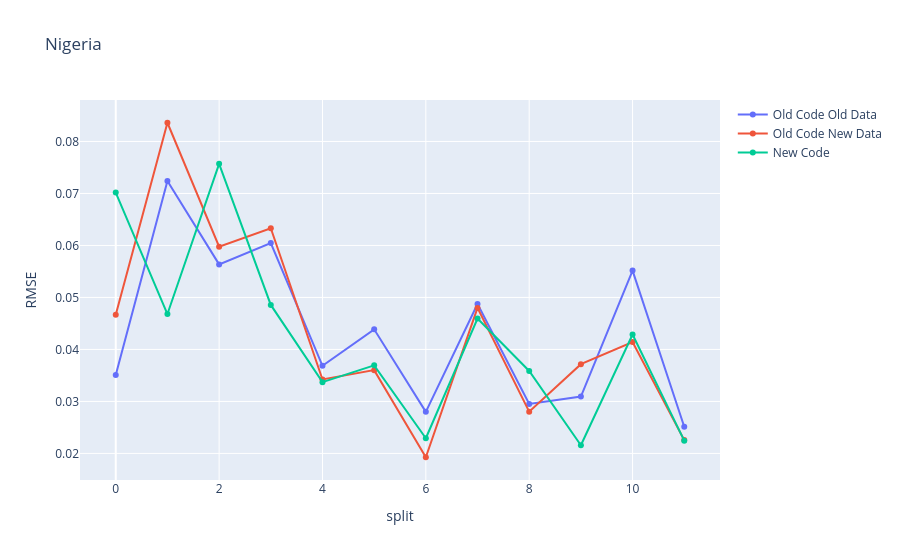
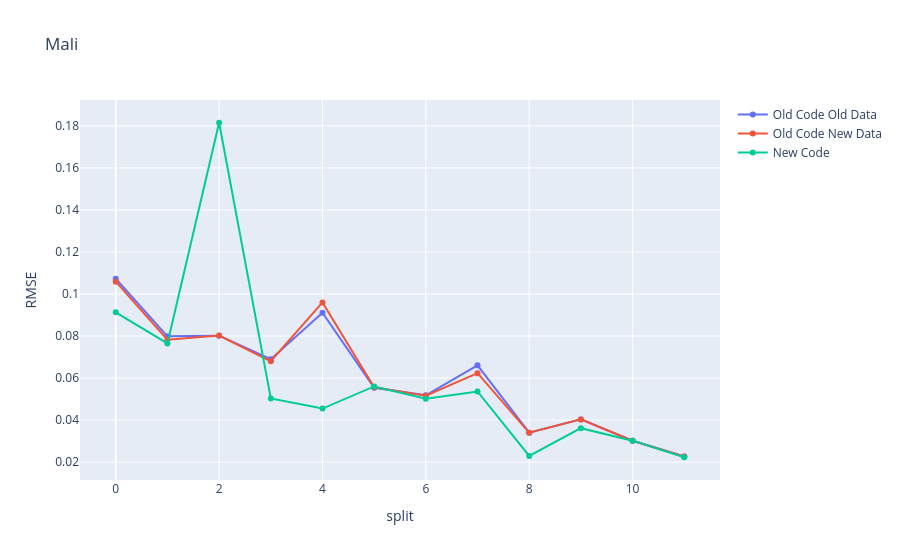
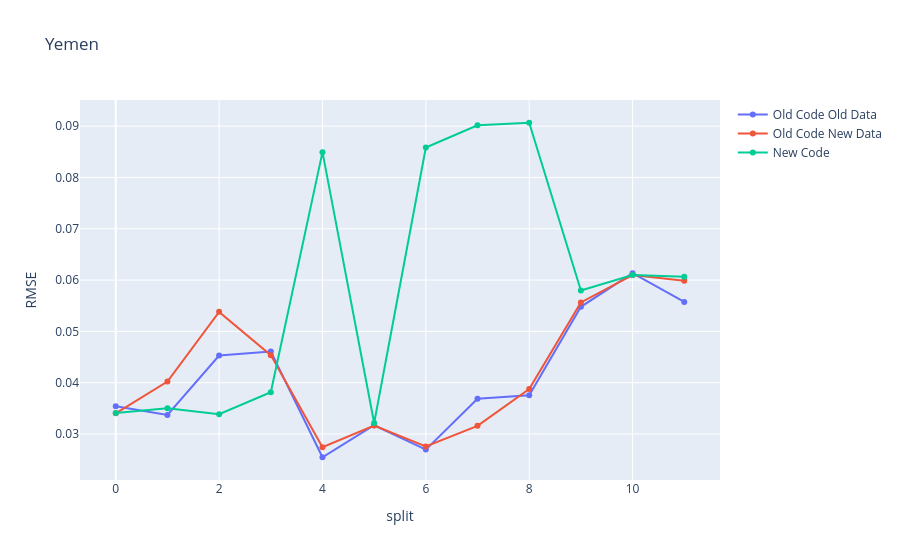
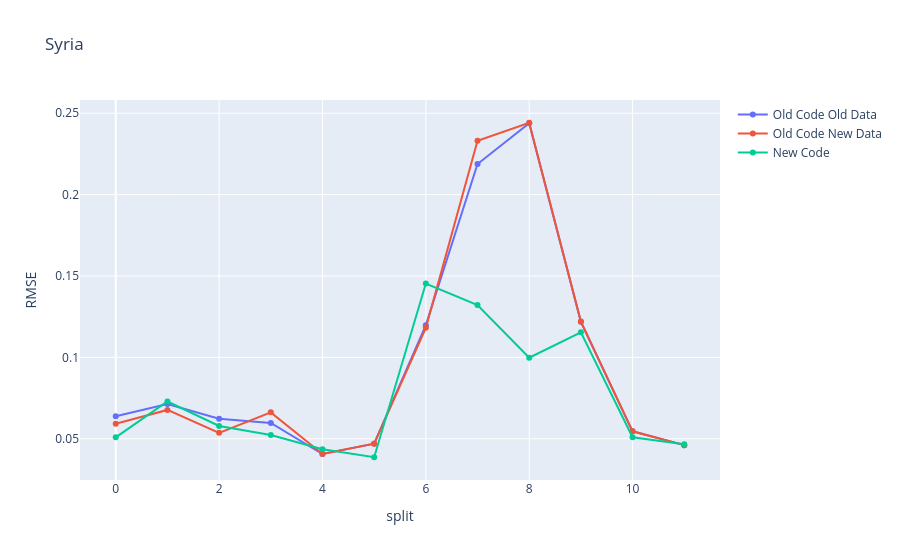

The notebook cell these images were saved under, in order:
### Code cell
res = []
country = []
model = []
for c in ['Nigeria','Mali', 'Yemen', 'Syria']:
  
    old = performances_forecasts(country=c, path='old_predictions/RC')    
    old2 = performances_forecasts(country=c, path='old_predictions/RC_J_code_new')
    
    path = 'old_predictions/RCNew/'
    new = []
    
    for file in [f for f in os.listdir(path) if c in f]:
        df =pd.read_csv(path+file)
        new.append(df.groupby('adm1_code').apply(lambda d: rmse(d.prediction, d.data)).median())
    
    print(np.median(new), np.median(old))
    
    fig = go.Figure()
    fig.add_trace(go.Scatter(x=np.arange(0, len(old)), y=old, name='Old Code Old Data'))
    fig.add_trace(go.Scatter(x=np.arange(0, len(old)), y=old2, name='Old Code New Data'))
    fig.add_trace(go.Scatter(x=np.arange(0, len(old)), y=new, name='New Code'))
    fig.update_layout(yaxis=dict(title='RMSE'), xaxis=dict(title='split'), title=c)
    fig.show()

### Figure 1 — Plotly figure (JSON) as saved in the notebook; plotly's stock layout.template omitted (floating-point values rounded to 4 significant figures)
{"data": [{"name": "Old Code Old Data", "type": "scatter", "x": [0, 1, 2, 3, 4, 5, 6, 7, 8, 9, 10, 11], "y": [0.03508, 0.0724, 0.05636, 0.06047, 0.03686, 0.04387, 0.028, 0.04874, 0.02951, 0.03095, 0.05517, 0.02512]}, {"name": "Old Code New Data", "type": "scatter", "x": [0, 1, 2, 3, 4, 5, 6, 7, 8, 9, 10, 11], "y": [0.04668, 0.0836, 0.05977, 0.0633, 0.03423, 0.03602, 0.01926, 0.04799, 0.02803, 0.03717, 0.04142, 0.02256]}, {"name": "New Code", "type": "scatter", "x": [0, 1, 2, 3, 4, 5, 6, 7, 8, 9, 10, 11], "y": [0.07017, 0.04681, 0.0757, 0.04856, 0.0337, 0.03694, 0.02292, 0.04594, 0.03586, 0.02156, 0.04288, 0.02246]}], "layout": {"title": {"text": "Nigeria"}, "xaxis": {"title": {"text": "split"}}, "yaxis": {"title": {"text": "RMSE"}}}}

### Figure 2 — Plotly figure (JSON) as saved in the notebook; plotly's stock layout.template omitted (floating-point values rounded to 4 significant figures)
{"data": [{"name": "Old Code Old Data", "type": "scatter", "x": [0, 1, 2, 3, 4, 5, 6, 7, 8, 9, 10, 11], "y": [0.1073, 0.07985, 0.08017, 0.069, 0.09111, 0.05537, 0.05178, 0.06605, 0.03401, 0.04032, 0.03015, 0.0227]}, {"name": "Old Code New Data", "type": "scatter", "x": [0, 1, 2, 3, 4, 5, 6, 7, 8, 9, 10, 11], "y": [0.1059, 0.07825, 0.08021, 0.06806, 0.09602, 0.05558, 0.05158, 0.06235, 0.03401, 0.04032, 0.03015, 0.0227]}, {"name": "New Code", "type": "scatter", "x": [0, 1, 2, 3, 4, 5, 6, 7, 8, 9, 10, 11], "y": [0.09128, 0.07647, 0.1815, 0.05032, 0.04547, 0.05601, 0.05018, 0.05362, 0.02296, 0.03615, 0.03021, 0.02231]}], "layout": {"title": {"text": "Mali"}, "xaxis": {"title": {"text": "split"}}, "yaxis": {"title": {"text": "RMSE"}}}}

### Figure 3 — Plotly figure (JSON) as saved in the notebook; plotly's stock layout.template omitted (floating-point values rounded to 4 significant figures)
{"data": [{"name": "Old Code Old Data", "type": "scatter", "x": [0, 1, 2, 3, 4, 5, 6, 7, 8, 9, 10, 11], "y": [0.0354, 0.03373, 0.04531, 0.04607, 0.02547, 0.03171, 0.02696, 0.03688, 0.03756, 0.05479, 0.06135, 0.05574]}, {"name": "Old Code New Data", "type": "scatter", "x": [0, 1, 2, 3, 4, 5, 6, 7, 8, 9, 10, 11], "y": [0.03403, 0.04023, 0.05381, 0.04538, 0.02742, 0.03165, 0.02757, 0.03159, 0.03878, 0.05565, 0.06097, 0.05985]}, {"name": "New Code", "type": "scatter", "x": [0, 1, 2, 3, 4, 5, 6, 7, 8, 9, 10, 11], "y": [0.03411, 0.03501, 0.03388, 0.03815, 0.08494, 0.03214, 0.08584, 0.09018, 0.09066, 0.05797, 0.061, 0.06066]}], "layout": {"title": {"text": "Yemen"}, "xaxis": {"title": {"text": "split"}}, "yaxis": {"title": {"text": "RMSE"}}}}

### Figure 4 — Plotly figure (JSON) as saved in the notebook; plotly's stock layout.template omitted (floating-point values rounded to 4 significant figures)
{"data": [{"name": "Old Code Old Data", "type": "scatter", "x": [0, 1, 2, 3, 4, 5, 6, 7, 8, 9, 10, 11], "y": [0.06379, 0.07138, 0.06232, 0.05973, 0.04062, 0.04696, 0.1198, 0.2188, 0.2438, 0.1219, 0.05456, 0.04607]}, {"name": "Old Code New Data", "type": "scatter", "x": [0, 1, 2, 3, 4, 5, 6, 7, 8, 9, 10, 11], "y": [0.05916, 0.06772, 0.05363, 0.06622, 0.04062, 0.04696, 0.1182, 0.233, 0.2442, 0.122, 0.05456, 0.04607]}, {"name": "New Code", "type": "scatter", "x": [0, 1, 2, 3, 4, 5, 6, 7, 8, 9, 10, 11], "y": [0.05087, 0.0729, 0.05786, 0.0523, 0.04353, 0.03863, 0.1454, 0.1322, 0.0998, 0.1154, 0.05089, 0.04665]}], "layout": {"title": {"text": "Syria"}, "xaxis": {"title": {"text": "split"}}, "yaxis": {"title": {"text": "RMSE"}}}}
